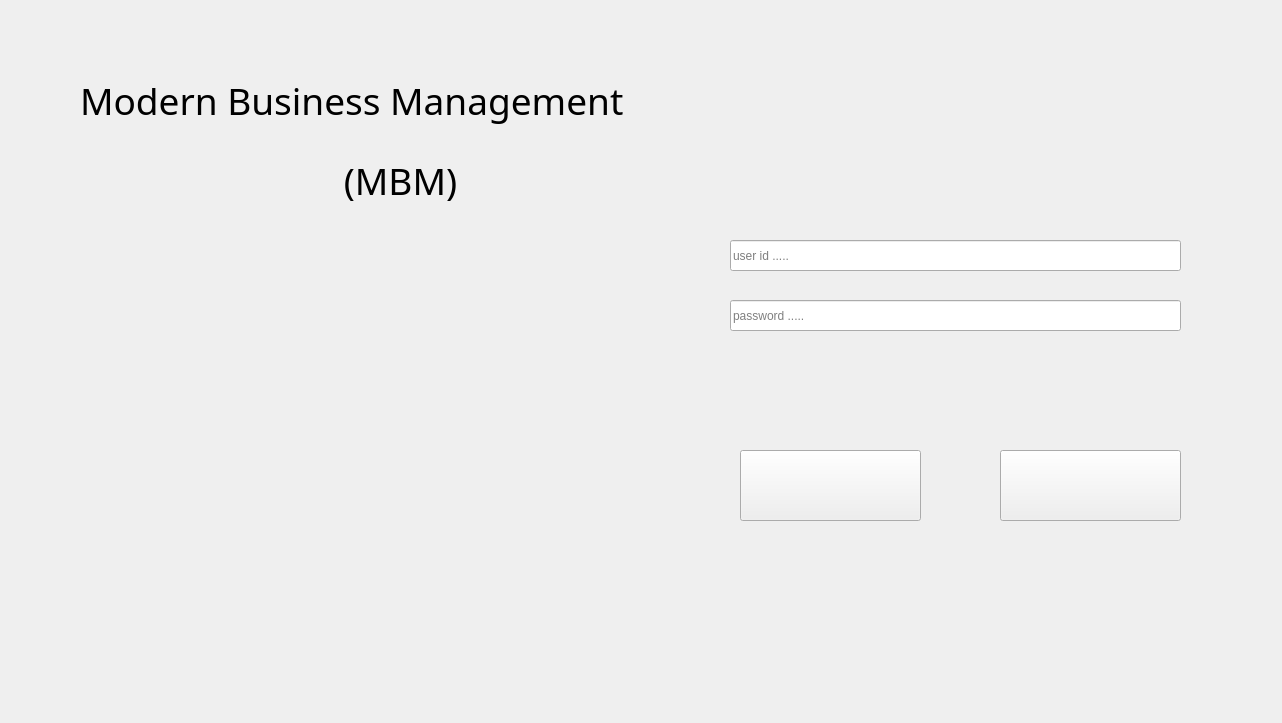
<?xml version="1.0" encoding="UTF-8"?>
<ui version="4.0">
 <class>Form</class>
 <widget class="QWidget" name="Form">
  <property name="geometry">
   <rect>
    <x>0</x>
    <y>0</y>
    <width>1282</width>
    <height>723</height>
   </rect>
  </property>
  <property name="cursor">
   <cursorShape>ArrowCursor</cursorShape>
  </property>
  <property name="acceptDrops">
   <bool>false</bool>
  </property>
  <property name="windowTitle">
   <string>Form</string>
  </property>
  <property name="autoFillBackground">
   <bool>true</bool>
  </property>
  <widget class="QPushButton" name="pushButton_1">
   <property name="enabled">
    <bool>true</bool>
   </property>
   <property name="geometry">
    <rect>
     <x>740</x>
     <y>450</y>
     <width>181</width>
     <height>71</height>
    </rect>
   </property>
   <property name="cursor">
    <cursorShape>PointingHandCursor</cursorShape>
   </property>
   <property name="layoutDirection">
    <enum>Qt::LeftToRight</enum>
   </property>
   <property name="autoFillBackground">
    <bool>false</bool>
   </property>
   <property name="text">
    <string/>
   </property>
   <property name="checkable">
    <bool>false</bool>
   </property>
   <property name="autoDefault">
    <bool>false</bool>
   </property>
  </widget>
  <widget class="QPushButton" name="pushButton_2">
   <property name="geometry">
    <rect>
     <x>1000</x>
     <y>450</y>
     <width>181</width>
     <height>71</height>
    </rect>
   </property>
   <property name="text">
    <string/>
   </property>
  </widget>
  <widget class="QLineEdit" name="lineEdit_1">
   <property name="geometry">
    <rect>
     <x>730</x>
     <y>240</y>
     <width>451</width>
     <height>31</height>
    </rect>
   </property>
   <property name="inputMask">
    <string/>
   </property>
   <property name="text">
    <string/>
   </property>
   <property name="frame">
    <bool>true</bool>
   </property>
   <property name="echoMode">
    <enum>QLineEdit::Normal</enum>
   </property>
   <property name="dragEnabled">
    <bool>false</bool>
   </property>
   <property name="placeholderText">
    <string>user id .....</string>
   </property>
   <property name="cursorMoveStyle">
    <enum>Qt::LogicalMoveStyle</enum>
   </property>
  </widget>
  <widget class="QLineEdit" name="lineEdit_2">
   <property name="geometry">
    <rect>
     <x>730</x>
     <y>300</y>
     <width>451</width>
     <height>31</height>
    </rect>
   </property>
   <property name="text">
    <string/>
   </property>
   <property name="frame">
    <bool>true</bool>
   </property>
   <property name="echoMode">
    <enum>QLineEdit::Password</enum>
   </property>
   <property name="cursorPosition">
    <number>0</number>
   </property>
   <property name="placeholderText">
    <string>password .....</string>
   </property>
  </widget>
  <widget class="QLabel" name="label">
   <property name="geometry">
    <rect>
     <x>250</x>
     <y>130</y>
     <width>301</width>
     <height>101</height>
    </rect>
   </property>
   <property name="font">
    <font>
     <family>Eras Demi ITC</family>
     <pointsize>28</pointsize>
    </font>
   </property>
   <property name="text">
    <string>&lt;html&gt;&lt;head/&gt;&lt;body&gt;&lt;p align=&quot;center&quot;&gt;(MBM)&lt;/p&gt;&lt;/body&gt;&lt;/html&gt;</string>
   </property>
   <property name="textFormat">
    <enum>Qt::AutoText</enum>
   </property>
  </widget>
  <widget class="QLabel" name="label_2">
   <property name="geometry">
    <rect>
     <x>80</x>
     <y>50</y>
     <width>761</width>
     <height>101</height>
    </rect>
   </property>
   <property name="font">
    <font>
     <family>Eras Demi ITC</family>
     <pointsize>28</pointsize>
    </font>
   </property>
   <property name="text">
    <string>&lt;html&gt;&lt;head/&gt;&lt;body&gt;&lt;p&gt;Modern Business Management&lt;/p&gt;&lt;/body&gt;&lt;/html&gt;</string>
   </property>
   <property name="textFormat">
    <enum>Qt::AutoText</enum>
   </property>
  </widget>
 </widget>
 <resources/>
 <connections/>
</ui>
